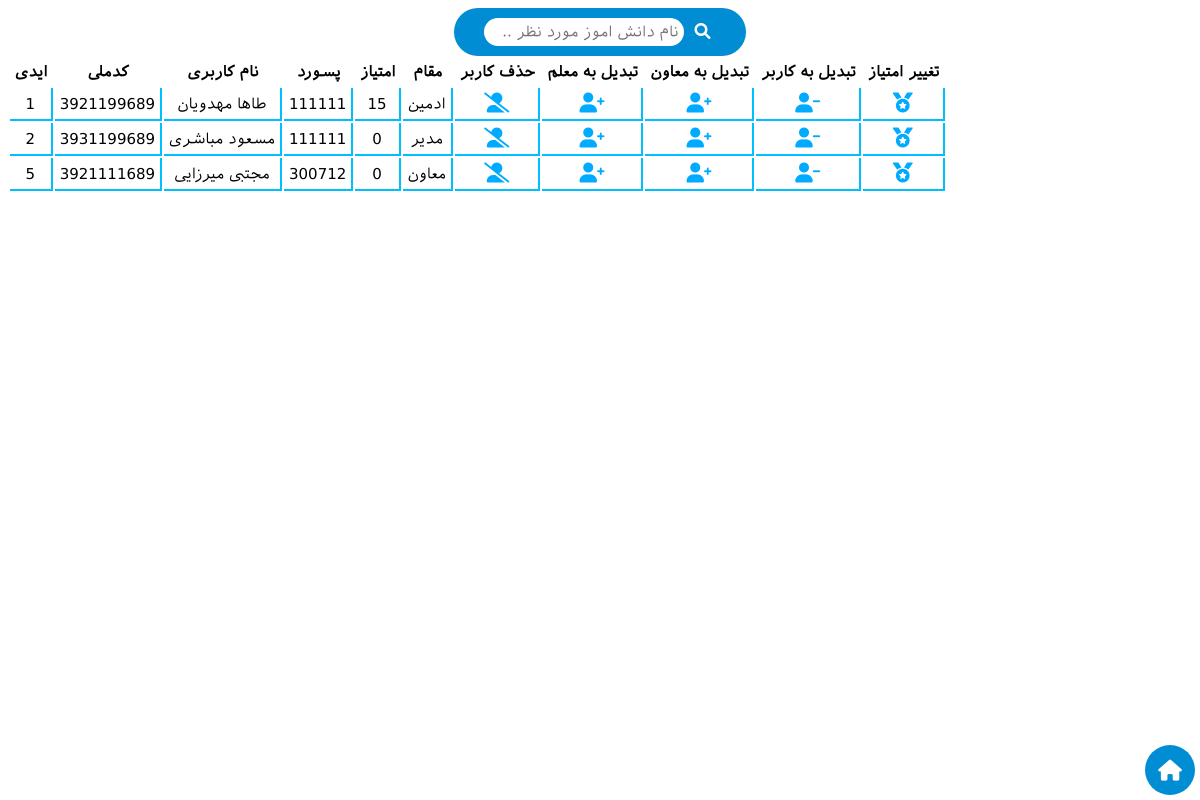
/Manage/list.php (signed in), run on the app's committed database.
### tables this page shows
CREATE TABLE `users` (
  `id` int(11) NOT NULL,
  `email` varchar(100) NOT NULL,
  `username` varchar(100) NOT NULL,
  `password` varchar(50) NOT NULL,
  `rank` int(11) NOT NULL DEFAULT 0,
  `question` text DEFAULT NULL,
  `Qkey` text DEFAULT NULL,
  `score` int(10) NOT NULL DEFAULT 0
);

### Manage/list.php (the view, shortened to what this page needs)
<?php
require_once('../config/localFunctions.php');
require_once('../config/config.php');
$searchText = null;
$query_no = "SELECT * FROM users";
$query_search = "SELECT * FROM users WHERE username LIKE '%$searchText%'";
if (is_null($searchText)) {
    $query = mysqli_query($db , $query_no);
} else {
    $query = mysqli_query($db , $query_search);
}
?>
<!DOCTYPE html>
<html lang="en">
<head>
    <link rel="stylesheet" href="../CSS/all.css">
    <link rel="stylesheet" href="../CSS/list.css">
</head>
<body>
    <center><div dir="rtl" id="searchDIV">
        <form action="./list.php" method="post">
            <button id="searchBTN"><i id="searchBTNI" class="fas fa-search"></i></button>
            <input type="search" name="search" id="searchTXT" placeholder="نام دانش اموز مورد نظر ...">
        </div>
    </center>
        <table>
        <thead>
            <tr>
                <th>ایدی</th>
                <th>کدملی</th>
                <th>نام کاربری</th>
                <th>پسورد</th>
                <th>امتیاز</th>
                <th>مقام</th>
                <th>حذف کاربر</th>
                <th>تبدیل به معلم</th>
                <th>تبدیل به معاون</th>
                <th>تبدیل به کاربر</th>
                <th>تغییر امتیاز</th>
            </tr>
        </thead>
        <tbody>
            <?php while ($user = mysqli_fetch_assoc($query)) {
                if ($user['rank'] == 1) {
                    $UserRank = 'معلم';
                } elseif ($user['rank'] == 2) {
                    $UserRank = 'معاون';
                } elseif ($user['rank'] == 3) {
                    $UserRank = 'مدیر';
                } elseif ($user['rank'] == 4) {
                    $UserRank = 'ادمین';
                }else {
                    $UserRank = 'کاربر';
                }
                ?>
                <tr>
                    <td><?= $user['id'] ?></td>
                    <td><?= $user['email'] ?></td>
                    <td><?= $user['username'] ?></td>
                    <td><?= $user['password'] ?></td>
                    <td><?= $user['score'] ?></td>
                    <td><?= $UserRank?></td>
                    <td><a href="../config/call.php?id=<?=$user['id']?>&func=<?=md5("deleteuser")?>"><i style="color: rgb(0, 170, 255); font-size:20px;" class="fas fa-user-alt-slash"></a></i></td>
                    <td><a href="../config/call.php?id=<?=$user['id']?>&func=<?=md5("setrank")?>&rank=1"><i style="color: rgb(0, 170, 255); font-size:20px;" class="fas fa-user-plus"></a></i></td>
                    <td><a href="../config/call.php?id=<?=$user['id']?>&func=<?=md5("setrank")?>&rank=2"><i style="color: rgb(0, 170, 255); font-size:20px;" class="fas fa-user-plus"></a></i></td>
                    <td><a href="../config/call.php?id=<?=$user['id']?>&func=<?=md5("setrank")?>&rank=0"><i style="color: rgb(0, 170, 255); font-size:20px;" class="fas fa-user-minus"></a></i></td>
                    <td><a href="./score.php?id=<?=$user['id']?>"><i style="color: rgb(0, 170, 255); font-size:20px;" class="fas fa-medal"></a></i></td>
                </tr>
            <?php } ?>
        </tbody>
    </table>
    <a id="aHome" href="/"><i id="home" class="fas fa-home"></i></a>
</body>
</html>

### CSS/list.css (style rules this page uses)
a { text-decoration: none; }
td { border-right: 2px solid rgb(0, 191, 255); border-bottom: 2px solid rgb(0, 191, 255); text-align: center; }
body { font-family: font; font-size: 15px; }
#searchBTNI { color: white; font-size: 1.2em; }
#searchBTN { background-color: #008dd3; border: none; outline: none; cursor: pointer; }
#searchDIV { background-color: #008dd3; border-radius: 25px; display: inline-block; padding: 10px 30px; max-width: 271px; max-height: 41px; }
#searchTXT { color: #008dd3; background-color: white; border-radius: 25px; padding: 5px; font-size: 1em; border: none; font-family: font; outline: none; width: 200px; max-height: 34px; }
input { font-family: font; }
#aHome { color: white; background-color: #008dd3; border-radius: 50%; width: 40px; height: 40px; padding: 5px; position: fixed; bottom: 5px; right: 5px; display: flex; justify-content: center; align-items: center; }
#home { font-size: 1.4em; }

### Manage/list.php (style rules this page uses)
th , td { padding: 5px; }

### data on the page
users: id "1", email "3921199689", username "طاها مهدویان", password "111111", score "15", rank "ادمین"
users: id "2", email "3931199689", username "مسعود مباشری", password "111111", score "0", rank "مدیر"
users: id "5", email "3921111689", username "مجتبی میرزایی", password "300712", score "0", rank "معاون"
